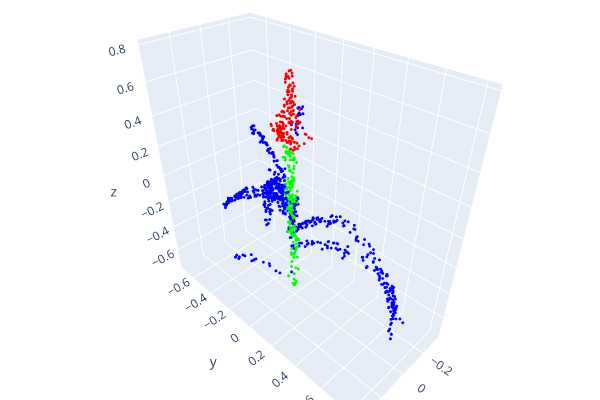

Notebook code for this chart:
### Code cell
idx = 5
visualize_data(train_pointclouds[idx],train_pointclouds_labels[idx])

### Figure 1 — Plotly figure (JSON) as saved in the notebook; plotly's stock layout.template omitted (floating-point values rounded to 4 significant figures; data arrays with more than 128 entries replaced by an {"elided": "..."} marker saying what was removed)
{"data": [{"marker": {"color": {"elided": "1000x3 float values"}, "size": 1}, "mode": "markers", "type": "scatter3d", "x": {"elided": "1000 float values"}, "y": {"elided": "1000 float values"}, "z": {"elided": "1000 float values"}}], "layout": {"height": 400, "margin": {"b": 0, "l": 0, "r": 0, "t": 0}, "scene": {"camera": {"center": {"x": 0, "y": 0, "z": 0}, "up": {"x": 0, "y": 0, "z": 1}}}, "showlegend": false, "width": 600}}
